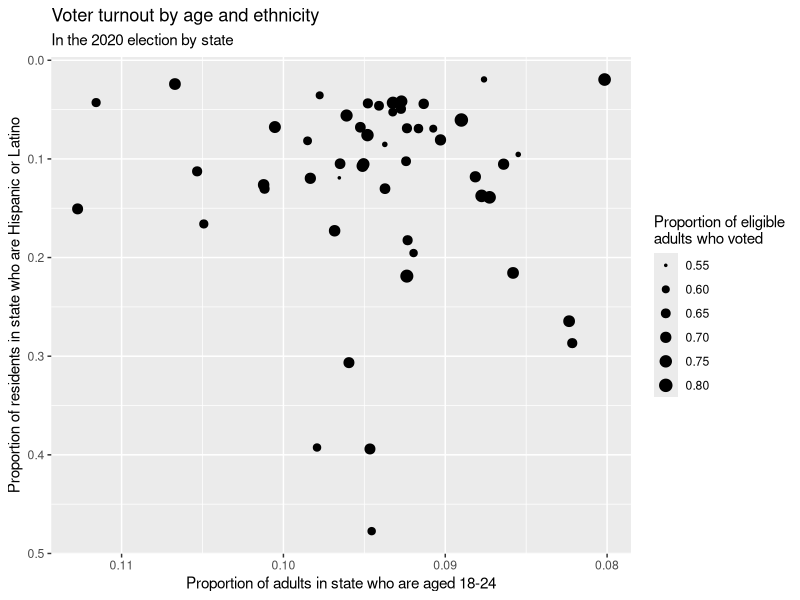
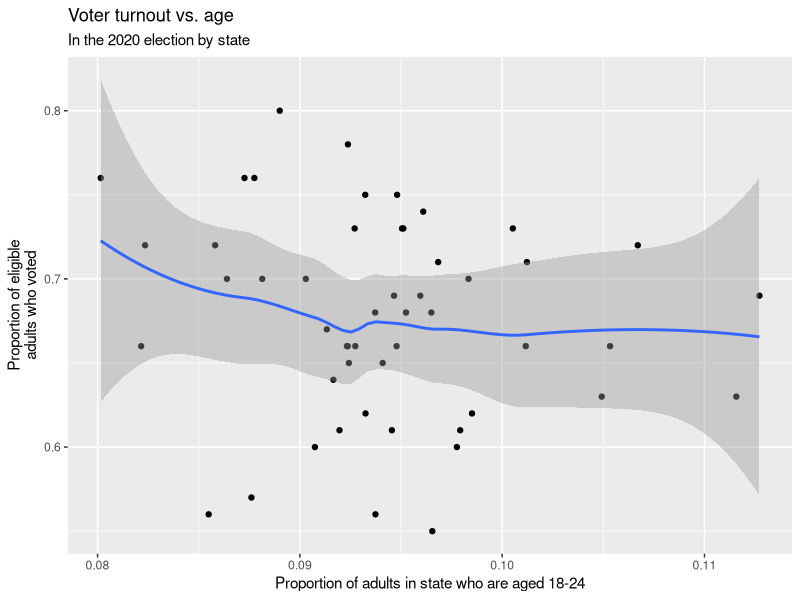
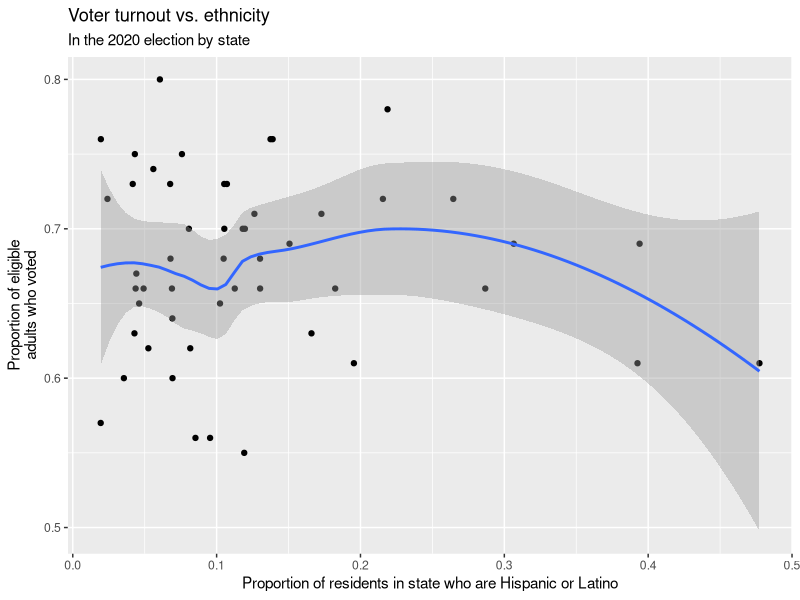

R code for these plots, in order:
library(tidyverse)

setwd("C:/Users/baile/Desktop/asi/random cps testing")

age <- read_csv("age.csv") # https://data.census.gov/table/ACSST5Y2020.S0101?q=age%20by%20state&moe=false&tp=true
race <- read_csv("race.csv") # https://data.census.gov/table/DECENNIALCD1182020.P9?q=race%20by%20state&tp=false
turnout <- read_csv("turnout.csv") # https://docs.google.com/spreadsheets/d/1h_2pR1pq8s_I5buZ5agXS9q1vLziECztN2uWeR6Czo0/edit#gid=2030096602

age$label[3 + 13 * (0:51)] <- age$label[1 + 13 * (0:51)]
age <- age[3 + 13 * (0:51), ]
age$young <- as.integer(str_remove_all(age$young, ","))
age$total <- as.integer(str_remove_all(age$total, ","))
age$prop_young <- age$young / age$total

race$state[2 * (1:52)] <- race$state[2 * (1:52) - 1]
race <- race[2 * (1:52), ]
race$prop_hisp <- race$hisp / race$total

demo <- tibble(
  state = race$state,
  prop_young = age$prop_young,
  prop_hisp = race$prop_hisp,
)
demo <- filter(demo, state != "Puerto Rico")
demo <- inner_join(demo, turnout, by = "state")

summary(lm(turnout ~ prop_young + prop_hisp, data = demo))

ggplot(demo) +
  geom_point(
    aes(
      x = prop_young,
      y = prop_hisp,
      size = turnout
    ),
    pch = 20
  ) +
  scale_x_reverse() +
  scale_y_reverse() +
  labs(
    title = "Voter turnout by age and ethnicity",
    subtitle = "In the 2020 election by state",
    x = "Proportion of adults in state who are aged 18-24",
    y = "Proportion of residents in state who are Hispanic or Latino",
    size = "Proportion of eligible\nadults who voted"
  )

ggplot(demo, aes(x = prop_young, y = turnout)) +
  geom_point() +
  geom_smooth() +
  labs(
    title = "Voter turnout vs. age",
    subtitle = "In the 2020 election by state",
    x = "Proportion of adults in state who are aged 18-24",
    y = "Proportion of eligible\nadults who voted"
  )

ggplot(demo, aes(x = prop_hisp, y = turnout)) +
  geom_point() +
  geom_smooth() +
  labs(
    title = "Voter turnout vs. ethnicity",
    subtitle = "In the 2020 election by state",
    x = "Proportion of residents in state who are Hispanic or Latino",
    y = "Proportion of eligible\nadults who voted"
  )
